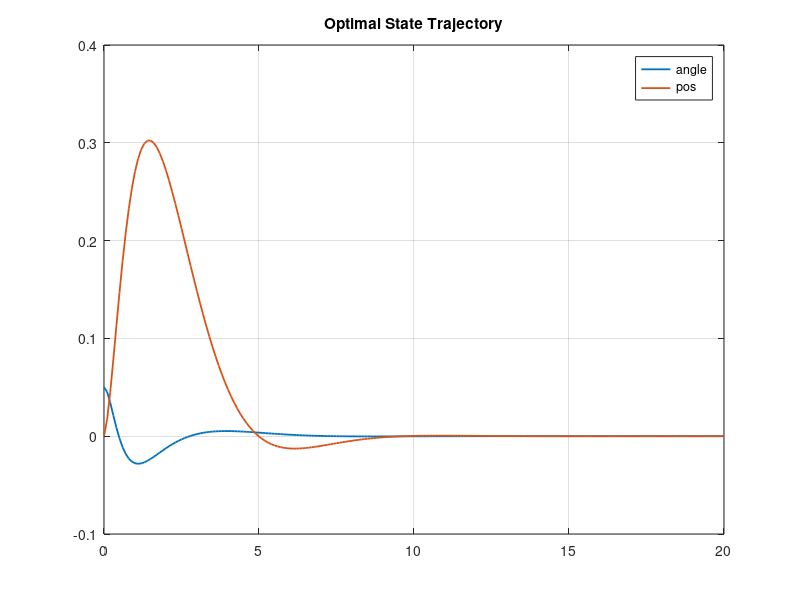
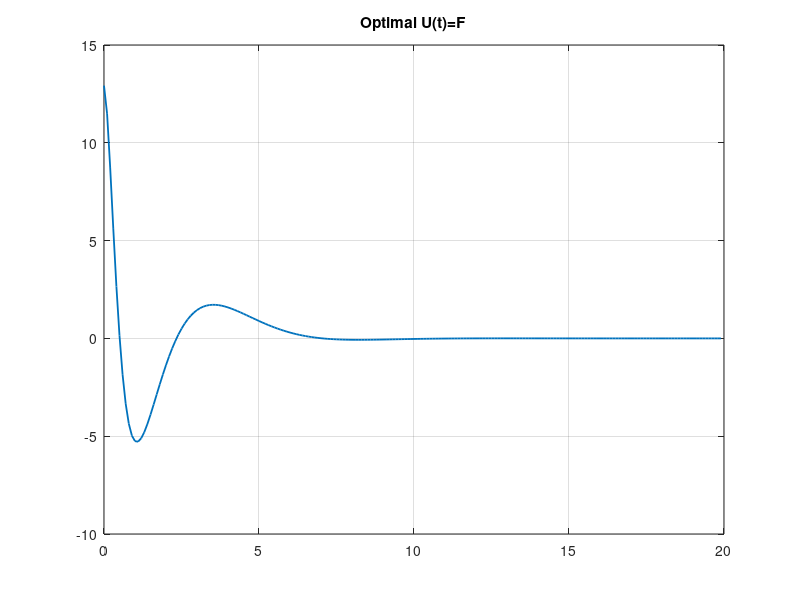

MATLAB code to generate these figures, in order:
%% Invert_Pendulum_Problem
%% Init parameters
M = 10;
m = 1;
g = 9.8;
L = 1;

%% State-Space Model
A1 = [0,1,0,0;
    0,0,-m*g/M,0;
    0,0,0,1;
    0,0,(M+m)*g/M*L,0];

B1 = [0;1/M;0;-1/M*L];

C = [1 0 0 0;
    0,0,1,0];

%% Cost-Fnc wight matrix init
Q = [100,0,0,0;
    0,0,0,0;
    0,0,10,0;
    0,0,0,0];
R = 1;

%% Generate sys
S1 = ss(A1,B1,C,0); % define the sys
Ts = 0.1; % sample time

Sd = c2d(S1,Ts); % transfer to disperse sys
[Ad,Bd,Cd,Dd,TS] = ssdata(Sd); % get disperse-sys state-space matrix

%% LQR
[K,S,e] = dlqr(Ad,Bd,Q,R);

%% Generate new sys with state-feedback
tS = ss(Ad-Bd*K,Bd,Cd,Dd,Ts); % get new sys with state-feedback

%% Given initial state & Plot the result
x0 = [0,0.1,0.05,0]'; % init state: P'=0.1;theta=0.05
t=[0:0.1:20]; % timespan
[Y,~] = initial(tS,x0,t); % calculates the response of sys

% Plot optimal state trajectory
figure;
pos = Y(:,1);
angle = Y(:,2);
plot(t,angle,'linewidth',1.3);hold on
plot(t,pos,'linewidth',1.3);
legend('angle','pos')
grid on
title('Optimal State Trajectory')

% Plot optimal control u(t)
dpos = [];dangle = [];
for i = 1:length(pos)-1
    dpos = [dpos; pos(i+1)-pos(i)];
    dangle = [dangle; angle(i+1)-angle(i)]
end
x = [pos(1:end-1),dpos,angle(1:end-1),dangle];
u = -K*x';
figure;
plot(t(1:end-1),u,'linewidth',1.3)
grid on
title('Optimal U(t)=F')


